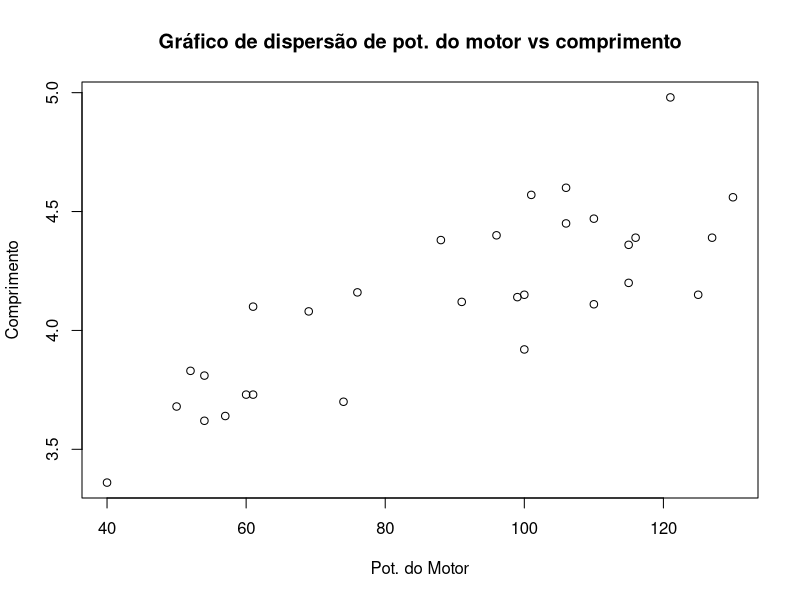
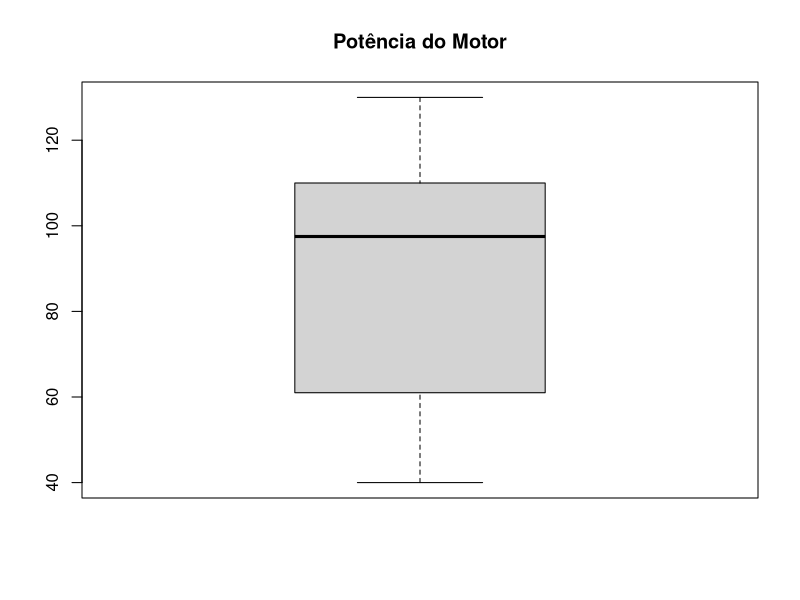
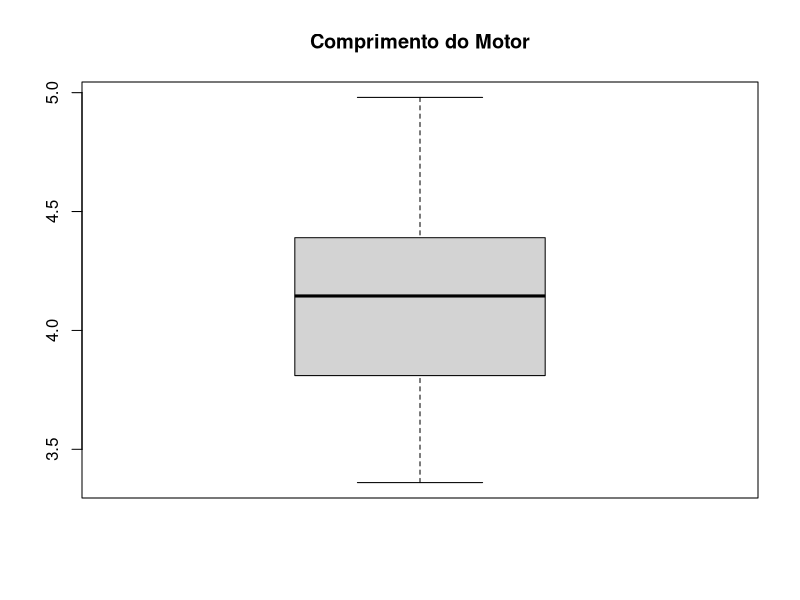
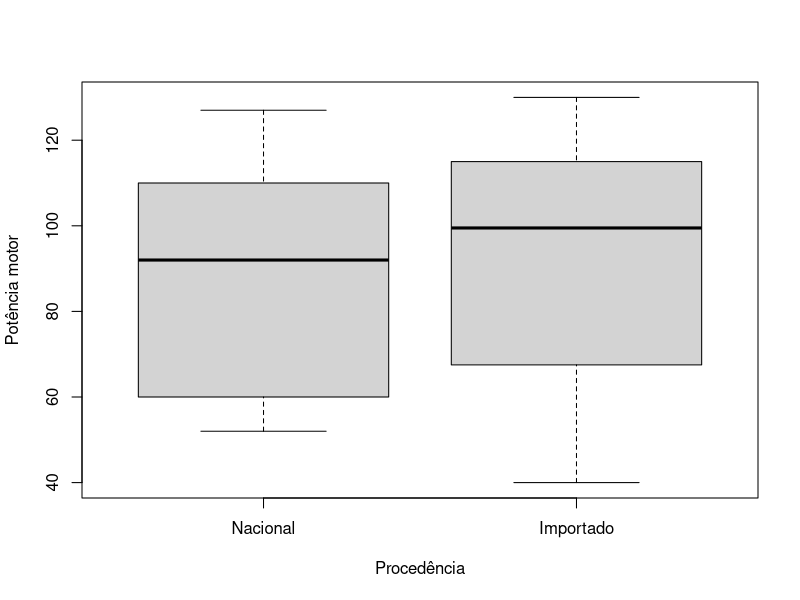
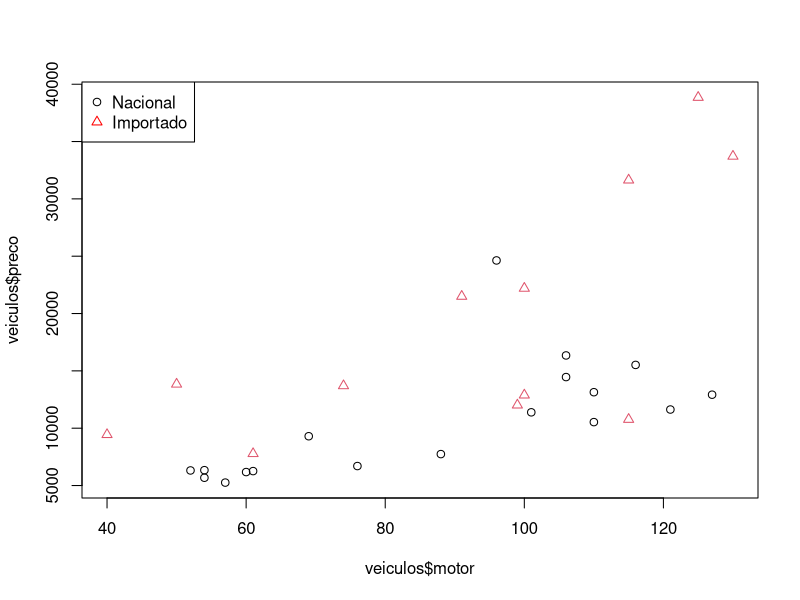
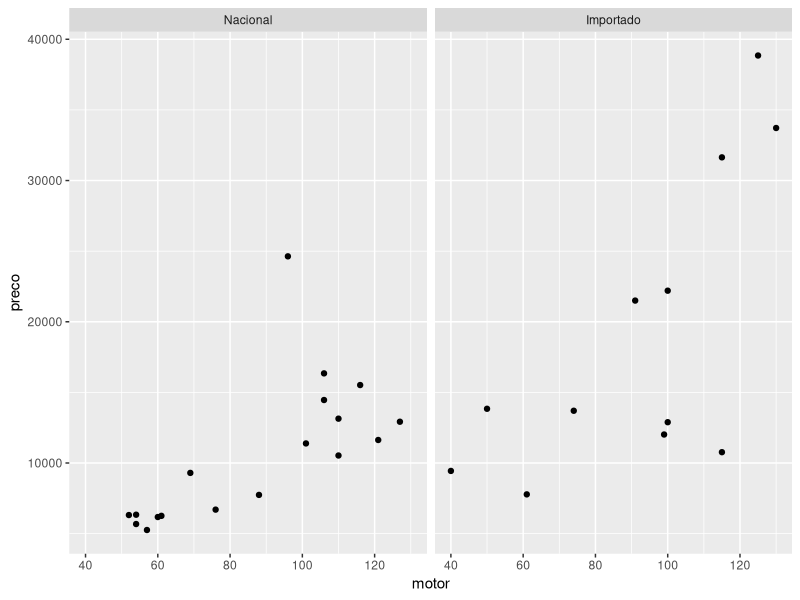

These charts were generated, in order, by the following R code:
## ---- chunk 1
require("ggplot2")
dados <- diamonds
## ---- chunk 2
freq_abs <- table(dados$cut, dados$clarity)

freq_filtrado1 <- freq_abs[1, 4]

freq_filtrado2 <- freq_abs["Premium", "IF"]

freq_rel <- round(prop.table(freq_abs, margin = 1) * 100, 1)
## ---- chunk 3
library("readxl")

veiculos <- read_excel("veiculos.xls")

veiculos$proc <- factor(veiculos$proc, levels = c("Nacional", "Importado"))

str(veiculos)

plot(veiculos$motor, veiculos$comp, xlab = "Pot. do Motor", ylab = "Comprimento", main = "Gráfico de dispersão de pot. do motor vs comprimento")

boxplot(veiculos$motor, main = "Potência do Motor")
boxplot(veiculos$comp, main = "Comprimento do Motor")

cor(veiculos$motor, veiculos$comp, method = "pearson")
## ---- chunk 4
tapply(veiculos$motor, veiculos$proc, summary, main = "Potencia motor")

boxplot(veiculos$motor ~ veiculos$proc,
    ylab = "Potência motor", xlab = "Procedência"
)
## ---- chunk 5
plot(
    x = veiculos$motor,
    y = veiculos$preco,
    pch = as.numeric(veiculos$proc),
    col = veiculos$proc
)

legend("topleft",
    legend = c("Nacional", "Importado"),
    pch = c(1, 2),
    col = c("black", "red")
)

require("ggplot2")
ggplot2::ggplot(data = veiculos, aes(x = motor, y = preco)) +
    geom_point() +
    facet_wrap(~proc)

round(cor(veiculos[, 2:4]), 1)
## ---- chunk 6
require("stats")

freq_abs_diamond <- stats::ftable(diamonds$cut, diamonds$clarity, diamonds$color)
freq_abs_diamond

round(prop.table(freq_abs_diamond) * 100, 1)
